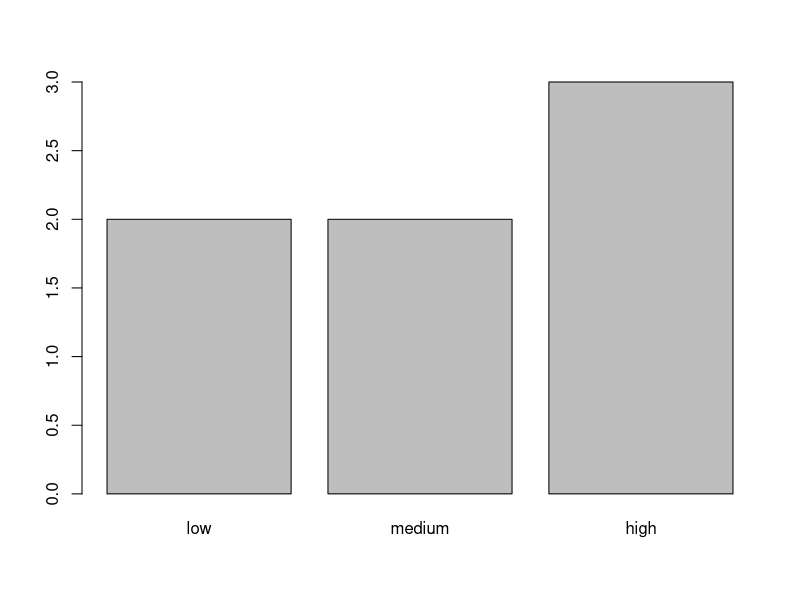
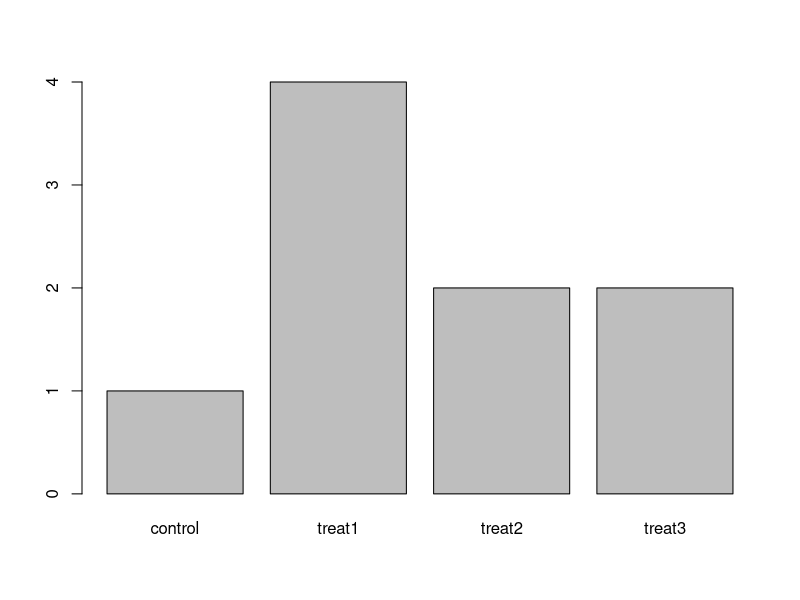

Source code (R) for these figures, in order:
## ---- chunk 1
setwd("~/Documents/R/CREATE_R_Workshop/Lessons_Rmd")

# To output plots as .png figures, run this.

knitr::opts_chunk$set(
  fig.path = "Images/StartingWithData/"
)
## ---- chunk 2
trees <- read.csv(file = "../Data/trees.csv")
## ---- chunk 3
head(trees)
## ---- chunk 4
flavors <- factor(c("sweet", "savory", "savory", "sweet"))
str(flavors)
## ---- chunk 5
levels(flavors)
nlevels(flavors)
## ---- chunk 6
food <- factor(c("low", "high", "medium", "high", "low", "medium", "high"))
levels(food)
## ---- chunk 7
food <- factor(food, levels=c("low", "medium", "high"))
levels(food)
## ---- chunk 8
food <- factor(food, levels=c("low", "medium", "high"), ordered=TRUE)
levels(food)
min(food)
## ---- chunk 9
as.character(food)
## ---- chunk 10
as.numeric(food)
## ---- chunk 11
concentrations <- factor(c(1, 5, 10, 2))
as.numeric(concentrations)
## ---- chunk 12
str(concentrations)
## ---- chunk 13
as.numeric(as.character(concentrations)) # Works...
as.numeric(levels(concentrations))[concentrations] # Recommended.
## ---- chunk 14
table(food)
## ---- chunk 15
animals <- c("mouse", "rat", "dog", "cat", "rat")
table(animals)
## ---- chunk 16
barplot(table(food))
## ---- chunk 17
	exprmt <- factor(c("treat1", "treat2", "treat1", "treat3", "treat1", "control", "treat1", "treat2", "treat3"))
## ---- chunk 18
plot(exprmt)
